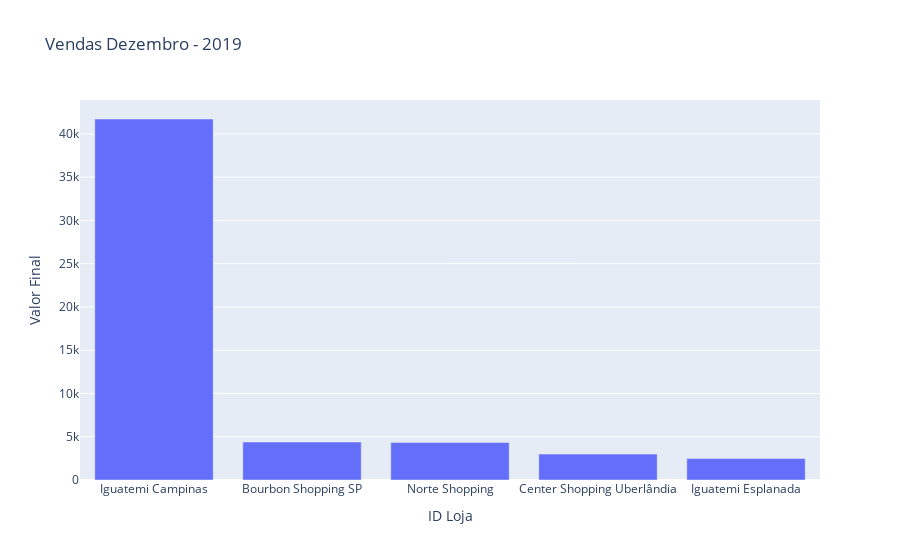

Notebook code for this chart:
### Markdown cell above
## Top/Down

- Faturamento por loja
- Qual loja vende mais ?

### Code cell
fatumento_por_loja = df_vendas[['ID Loja', 'Valor Final']].groupby('ID Loja', as_index=False).sum()
fatumento_por_loja = fatumento_por_loja.sort_values(by='Valor Final', ascending=False)
display(fatumento_por_loja)

fat_loja = px.bar(fatumento_por_loja, x='ID Loja', y='Valor Final', title='Vendas Dezembro - 2019')
fat_loja.show()

### Figure 1 — Plotly figure (JSON) as saved in the notebook; plotly's stock layout.template omitted (floating-point values rounded to 4 significant figures)
{"data": [{"alignmentgroup": "True", "hovertemplate": "ID Loja=%{x}<br>Valor Final=%{y}<extra></extra>", "legendgroup": "", "marker": {"color": "#636efa", "pattern": {"shape": ""}}, "name": "", "offsetgroup": "", "orientation": "v", "showlegend": false, "textposition": "auto", "type": "bar", "x": ["Iguatemi Campinas", "Bourbon Shopping SP", "Norte Shopping", "Center Shopping Uberlândia", "Iguatemi Esplanada"], "xaxis": "x", "y": [41720, 4386, 4322, 2994, 2473], "yaxis": "y"}], "layout": {"barmode": "relative", "legend": {"tracegroupgap": 0}, "title": {"text": "Vendas Dezembro - 2019"}, "xaxis": {"anchor": "y", "domain": [0, 1], "title": {"text": "ID Loja"}}, "yaxis": {"anchor": "x", "domain": [0, 1], "title": {"text": "Valor Final"}}}}
